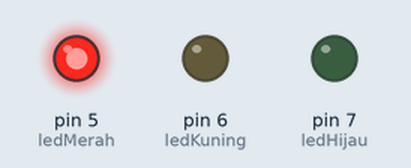
This sketch was run on a simulated Arduino Uno, built with avr-gcc and run on an emulated ATmega328P. On the bench: output pins drawn as LEDs (lit = HIGH).

Above: at 0.05 s.
At 1.45 s:
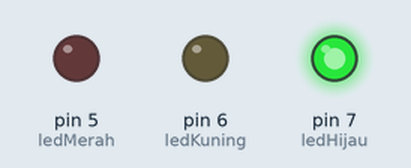
At 2.75 s:
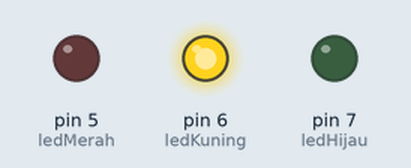
Timing chart, 0 to 3.0 s (numbered marks = the images above):
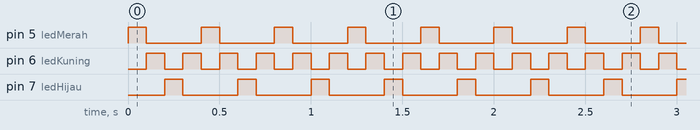

The sketch:

Traffic_Light.ino
```cpp
// Pin LED
int ledMerah = 5;
int ledKuning = 6;
int ledHijau = 7;

void setup() {
  // Atur semua pin LED sebagai OUTPUT
  pinMode(ledMerah, OUTPUT);
  pinMode(ledKuning, OUTPUT);
  pinMode(ledHijau, OUTPUT);
}

void loop() {
  // --- Merah ON ---
  matikanSemuaLED(); // Pastikan semua mati
  digitalWrite(ledMerah, HIGH); // Hanya merah yang nyala
  delay(100);

  // --- Kuning ON ---
  matikanSemuaLED();
  digitalWrite(ledKuning, HIGH); // Hanya kuning
  delay(100);

  // --- Hijau ON ---
  matikanSemuaLED();
  digitalWrite(ledHijau, HIGH); // Hanya hijau
  delay(100); //

  // --- Kuning ON lagi ---
  matikanSemuaLED();
  digitalWrite(ledKuning, HIGH);
  delay(100);
}

// Fungsi bantu untuk mematikan semua LED
void matikanSemuaLED() {
  digitalWrite(ledMerah, LOW);
  digitalWrite(ledKuning, LOW);
  digitalWrite(ledHijau, LOW);
}
```

Measured:
- by itself, pin 5 (ledMerah), pin 7 (ledHijau): alternates HIGH for 0.10 s and LOW for 0.30 s
- by itself, pin 6 (ledKuning): alternates HIGH for 0.10 s and LOW for 0.10 s
